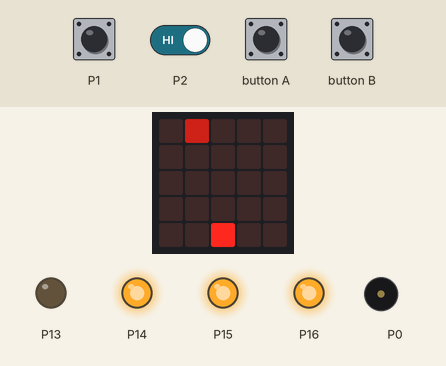
Bench run of a program on a simulated BBC micro:bit running MicroPython. On the bench: the board's 5×5 LED display, output pins drawn as LEDs (lit = HIGH), buzzer (waves = sounding). The test bench sets the inputs (shaded band). Random numbers come from a fixed seed; the 48×5 strip is a reading aid, not a part: it shows the text the display is scrolling, unrolled, one strip-width of it at a time.

Above: at 8.7 s.
At 9.8 s:
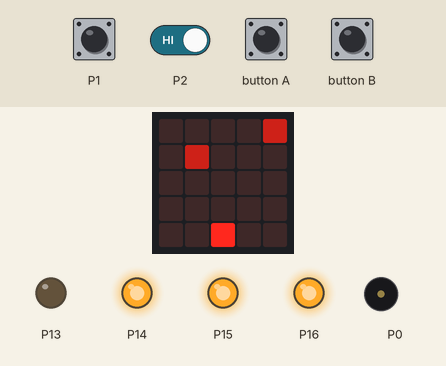
9.9 s: touch pin P1 pressed for 0.15 s
At 11.2 s:
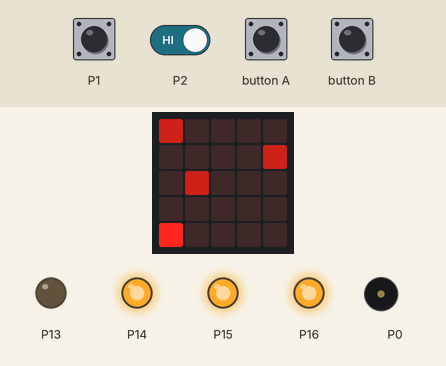
13.0 s: P1 (touch pin P1) driven LOW and P2 (touch pin P2) driven LOW
At 14.58 s:
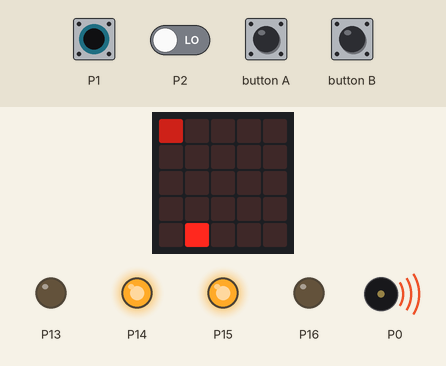
16.0 s: touch pin P1 released
At 16.37 s:
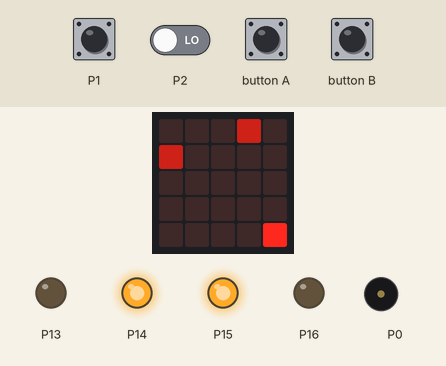
Timing chart, 0 to 16.7 s (numbered marks = the images above; inputs shaded):
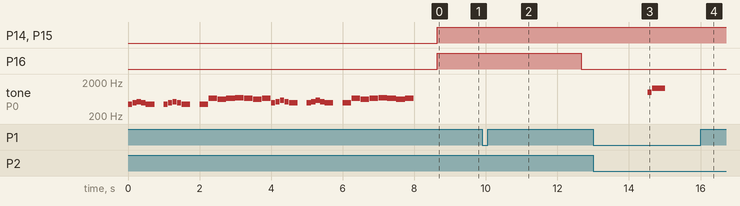

Measured:
- after the input at 9.9 s, P16: HIGH → LOW after 2.8 s
- after the input at 13.0 s, tone on P0: silent → 988 Hz after 1.5 s, → silent 0.12 s later, → 1319 Hz 0.01 s later, → silent 0.36 s later
- what the display in image 0 shows lasts 1.0 s, from 8.7 s to 9.7 s

The program:

main.py
```python
# Asteroid Field
# CPA 2022

from microbit import *
from asteriod import *
from characters import *
import random

start_msg()
sleep(300)
startGame = True

while True:

    xwing = space_object(2,4,9)
    xwing.set_coor()
    tie0 = space_object(0,0,0)
    tie1 = space_object(0,0,0)
    tie2 = space_object(0,0,0)
    tie3 = space_object(0,0,0)
    tie4 = space_object(0,0,0)

    score = 0
    vida = 3
    ammo = False
    reload = 0
    veloc = 1
    vels = [1,0.8,0.6,0.4,0.2,0.1]
    clevel = 0

    if button_a.was_pressed():
        startGame = True

    while vida > 0 and startGame is True:

        life_set(vida)
        missile_set(ammo)

        if tie4.x_pos == xwing.x_pos and tie4.y_pos == xwing.y_pos:
            display.clear()
            vida = vida - 1
            life_set(vida)
            ammo = False
            missile_set(ammo)
            display.scroll(vida)
            display.show(Image.HEART)
            sleep(500)
            display.clear()
            tie0.to_zeros()
            tie1.to_zeros()
            tie2.to_zeros()
            tie3.to_zeros()
            tie4.to_zeros()
            xwing.set_coor()

        else:
            missile_set(ammo)
            score = scoreCalc(clevel,ammo,score, vida)
            reload = reload + 1
            tie4.off()
            tie4 = tie3
            tie4.attack()
            tie3 = tie2
            tie3.attack()
            tie2 = tie1
            tie2.attack()
            tie1 = tie0
            tie1.attack()
            tie0 = space_object(random.randint(0,4),0,4)
            tie0.set_coor()
            xwing.action(veloc, ammo)
            if button_b.was_pressed() and ammo is True:
                music.play(music.JUMP_DOWN,wait=False)
                display.clear()
                display.show(Image.CHESSBOARD)
                tie0.to_zeros()
                tie1.to_zeros()
                tie2.to_zeros()
                tie3.to_zeros()
                tie4.to_zeros()
                sleep(200)
                display.clear()
                xwing.set_coor()
                ammo=False

        if reload == 25:
            clevel = clevel +1
            ammo = True
            if clevel > 5:
                startGame = False
                victory_msg(score)
            else:
                veloc = vels[clevel]
                reload = 0

    if startGame is True:
        display.show(Image.SAD)
        sleep(500)
        stop_msg(score)

    startGame = False
```

asteriod.py
```python
from microbit import *
import music

def start_msg():
    music.play(music.CHASE,wait=False)
    display.scroll("asteroid field",delay=(70),monospace=True)
    for i in range(10):
        display.set_pixel(2,4,i)
        sleep(200)

def stop_msg(score):
    music.play(music.WAWAWAWAA,wait=False)
    for i in range(4,-1,-1):
        display.clear()
        display.set_pixel(2,i,5)
        sleep(200)
    display.set_pixel(2,0,9)
    sleep(500)
    display.clear()
    display.scroll("score:"+str(score),delay=150)
    display.clear()

def victory_msg(score):
    display.clear()
    music.play(music.ODE,wait=False)
    display.scroll("Victory", delay = 80)
    display.scroll("score"+ str(score), delay= 150)
    display.show(Image.HAPPY)
    sleep(1000)
    display.clear()

def life_set(lifes_count):
    if lifes_count == 3:
        lct = [1,1,1]
    elif lifes_count == 2:
        lct = [1,1,0]
    elif lifes_count == 1:
        lct = [1,0,0]
    else:
        lct = [0,0,0]

    pin14.write_digital(lct[0])
    pin15.write_digital(lct[1])
    pin16.write_digital(lct[2])

def missile_set(ammo):
    if ammo is True:
        pin13.write_digital(1)
    else:
        pin13.write_digital(0)

def scoreCalc(clevel,ammo,score,vida):
    lev = clevel + 1
    if ammo is True:
        nscore = (lev * 5) + score + vida
    else:
        nscore = (lev * 2) + score + vida
    return nscore
```

characters.py
```python
from microbit import *
import utime
import music

class space_object:
    def __init__(self, x, y, b):
        self.x_pos = x
        self.y_pos = y
        self.bright = b

    def new_coor(self,x,y):
        display.set_pixel(self.x_pos,self.y_pos,0)
        self.x_pos = x
        self.y_pos = y
        self.set_coor()

    def set_coor(self):
        display.set_pixel(self.x_pos,self.y_pos,self.bright)

    def action(self,seconds,ammo):
        mb_time = utime.ticks_ms()
        while utime.ticks_diff(utime.ticks_ms(),mb_time) < seconds*1000:
            if pin1.is_touched():
                if self.x_pos >= 1:
                    self.new_coor(self.x_pos-1,self.y_pos)
                    sleep(100)
                else:
                    music.play(music.BA_DING,wait=False)

            if pin2.is_touched():
                if self.x_pos <= 3:
                    self.new_coor(self.x_pos+1,self.y_pos)
                    sleep(100)
                else:
                    music.play(music.BA_DING,wait=False)

            if button_b.is_pressed() and ammo is True:
                break


    def attack(self):
        self.new_coor(self.x_pos,self.y_pos+1)

    def off(self):
        self.bright = 0
        self.set_coor()

    def to_zeros(self):
        self.bright = 0
        self.x_pos = 0
        self.y_pos = 0
        self.set_coor()


        
```
